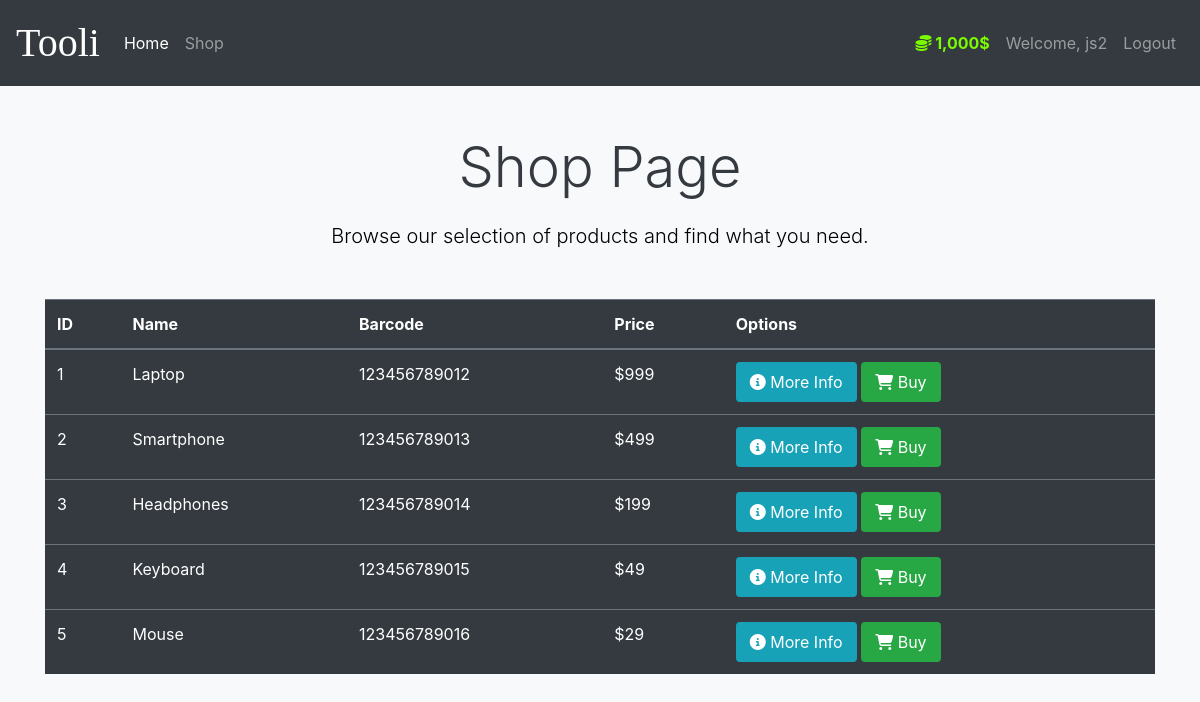
/shop (signed in), run on the app's committed database.
### market/models.py (models this page shows, shortened)
class User(db.Model, UserMixin):
    id = db.Column(db.Integer(), primary_key=True)
    username = db.Column(db.String(length=30), nullable=False, unique=True)
    email_address = db.Column(db.String(length=50), nullable=False, unique=True)
    password_hash = db.Column(db.String(length=60), nullable=False)
    budget = db.Column(db.Integer(), nullable=False, default=1000)
    items = db.relationship('Item', backref='owned_user', lazy=True)
    @property
    def prettier_budget(self):
        if len(str(self.budget)) >= 4:
            return f'{str(self.budget)[:-3]},{str(self.budget)[-3:]}$'
        else:
            return f"${self.budget}"
    @property
    def password(self):
        raise AttributeError('password is not a readable attribute')

class Item(db.Model):
    id = db.Column(db.Integer(), primary_key=True)
    name = db.Column(db.String(length=20), nullable=False, unique=True)
    price = db.Column(db.Integer(), nullable=False)
    barcode = db.Column(db.String(length=12), nullable=False, unique=True)
    description = db.Column(db.String(length=500), nullable=False, unique=True)
    owner = db.Column(db.Integer(), db.ForeignKey('user.id'))

### market/routes.py (the view)
@app.route('/shop')
@login_required
def shop_page():
    items = Item.query.all()
    return render_template('market.html', items=items)

### market/models.py (called while the page is built)
@login_manager.user_loader
def load_user(user_id):
    return User.query.get(int(user_id))

### market/templates/market.html (shortened to what this page needs)
{% extends 'base.html' %}
{% block content %}
<div class="container mt-5">
  <h1 class="display-4 text-center animate__animated animate__fadeInUp">Shop Page</h1>
  <p class="lead text-center">Browse our selection of products and find what you need.</p>
</div>
<div class="container mt-5">
  <table class="table table-hover table-dark mt-4 animate__animated animate__fadeIn">
    <thead>
      <tr>
        <th scope="col">ID</th>
        <th scope="col">Name</th>
        <th scope="col">Barcode</th>
        <th scope="col">Price</th>
        <th scope="col">Options</th>
      </tr>
    </thead>
    <tbody>
      {% for item in items %}
        <tr>
          <td>{{ item.id }}</td>
          <td>{{ item.name }}</td>
          <td>{{ item.barcode }}</td>
          <td>${{ item.price }}</td>
          <td>
            <button class="btn btn-outline btn-info animate__animated animate__fadeInLeft"><i class="fas fa-info-circle"></i> More Info</button>
            <button class="btn btn-outline btn-success animate__animated animate__fadeInRight"><i class="fas fa-shopping-cart"></i> Buy</button>
          </td>
        </tr>
      {% endfor %}
    </tbody>
  </table>
</div>
{% endblock %}

### market/templates/base.html (shortened to what this page needs)
<!doctype html>
<html lang="en">
   <head>
      <link rel="stylesheet" href="https://cdn.jsdelivr.net/npm/bootstrap@4.5.3/dist/css/bootstrap.min.css">
      <link rel="stylesheet" href="https://cdnjs.cloudflare.com/ajax/libs/font-awesome/6.0.0-beta3/css/all.min.css">
      <link rel="stylesheet" href="https://cdnjs.cloudflare.com/ajax/libs/animate.css/4.1.1/animate.min.css"/>
      <link rel="stylesheet" href="{{ url_for('static', filename='/styles.css') }}">
   </head>
   <body>
      <nav class="navbar navbar-expand-md navbar-dark bg-dark">
        <a class="navbar-brand" href="#">Tooli</a>
        <div class="collapse navbar-collapse" id="navbarNav">
          <ul class="navbar-nav mr-auto">
            <li class="nav-item active">
              <a class="nav-link" href="{{ url_for('home_page') }}">Home <span class="sr-only">(current)</span></a>
            </li>
            <li class="nav-item">
              <a class="nav-link" href="{{ url_for('shop_page') }}">Shop</a>
            </li>
          </ul>
          {% if current_user.is_authenticated %}
          <ul class="navbar-nav">
            <li class="nav-item">
              <a class="nav-link" style="color: lawngreen; font-weight: bold;">
                <i class="fas fa-coins"></i>
                {{ current_user.prettier_budget }}
              </a>
            </li>
            <li class="nav-item">
              <a class="nav-link"> Welcome, {{ current_user.username }}</a>
            </li>
            <li class="nav-item">
              <a class="nav-link" href="{{ url_for('logout_page') }}">Logout</a>
            </li>
          </ul>
          {% endif %}
        </div>
      </nav>
      {% block content %}{% endblock %}
   </body>
</html>

### market/static/styles.css (style rules this page uses)
body { background-color: #ffffff; color: #000000; overflow-x: hidden; }
.navbar-brand { font-family: 'Brush Script MT', cursive; font-size: 2.5rem; animation: fadeInDown 1s; }
.btn-outline { border-width: 2px; transition: transform 0.3s ease; }
.table-dark th, .table-dark td, .table-dark thead th { border-color: #6c757d; }
.lead { color: #000; }
body { background-color: #f8f9fa; color: #343a40; }
.container { margin-top: 50px; }
h1 { margin-bottom: 20px; }
p { margin-bottom: 40px; }

### data on the page
User: prettier_budget "1,000$", username "js2"
Item: id "1", name "Laptop", barcode "123456789012", price "999"
Item: id "2", name "Smartphone", barcode "123456789013", price "499"
Item: id "3", name "Headphones", barcode "123456789014", price "199"
Item: id "4", name "Keyboard", barcode "123456789015", price "49"
Item: id "5", name "Mouse", barcode "123456789016", price "29"
